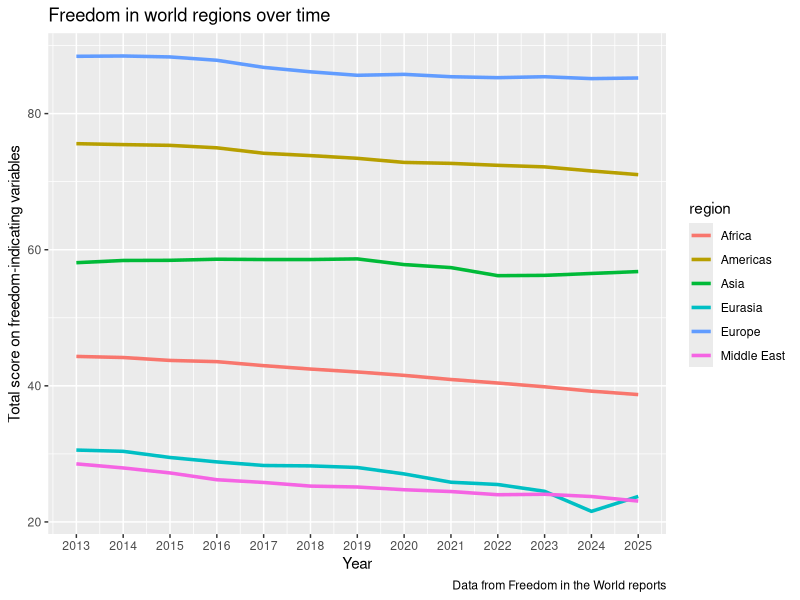
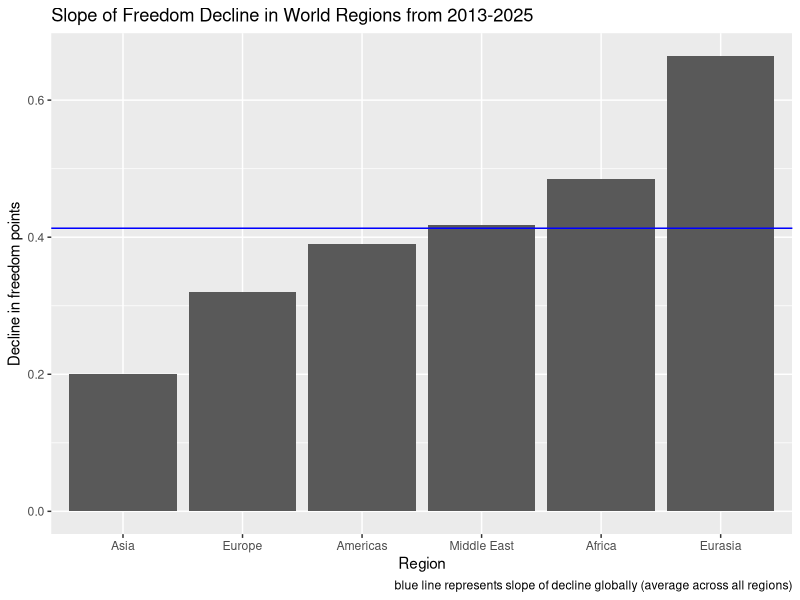

Here is the R script that generated these plots, in order:
## ---- chunk 1
library(tidyverse)
FIWdata <-read_csv("data/FIWdatacsv.csv")
head(FIWdata)
## ---- chunk 2
FIWdata <- FIWdata |>
  rename(
    country_territory = `Freedom in the World 2013-2025 Raw Data`,
    region = `...2`,
    ct = `...3`,
    edition = `...4`,
    status = `...5`,
    pr_rating = `...6`,
    cl_rating = `...7`,
    a1 = `...8`, a2 = `...9`, a3 = `...10`, a = `...11`,
    b1 = `...12`, b2 = `...13`, b3 = `...14`, b4 = `...15`, b = `...16`,
    c1 = `...17`, c2 = `...18`, c3 = `...19`, c = `...20`,
    add_q = `...21`, add_a = `...22`, pr = `...23`,
    d1 = `...24`, d2 = `...25`, d3 = `...26`, d4 = `...27`, d = `...28`,
    e1 = `...29`, e2 = `...30`, e3 = `...31`, e = `...32`,
    f1 = `...33`, f2 = `...34`, f3 = `...35`, f4 = `...36`, f = `...37`,
    g1 = `...38`, g2 = `...39`, g3 = `...40`, g4 = `...41`, g = `...42`,
    cl = `...43`, total = `...44`
    )
## ---- chunk 3
FIWdata <- FIWdata[-1, ]
## ---- chunk 4
region_time_plot <- FIWdata |>
  mutate(edition = as.numeric(edition), 
         total = as.numeric(total)) |>
  group_by(edition, region) |>
  summarize(mean_total = mean(total, na.rm = TRUE)) |>
  ggplot(aes(x = edition, y = mean_total, color = region)) +
  geom_line(linewidth = 1.2) +
  scale_x_continuous(breaks = seq(2013,2025, by = 1)) +
  labs(
    title = "Freedom in world regions over time",
    x = "Year",
    y = "Total score on freedom-indicating variables",
    caption = "Data from Freedom in the World reports"
  )
region_time_plot
## ---- chunk 5
FIW2 <- FIWdata |>
  mutate(edition = as.numeric(edition), 
         total = as.numeric(total)) |>
  group_by(edition, region) |>
  summarize(mean_total = mean(total))
## ---- chunk 6
global_model <- lm(mean_total ~ edition, data = FIW2)
global_model

global_tibble <- tibble(
  intercept = 886.0584,
  edition = -0.4131
)
knitr::kable(global_tibble)
## ---- chunk 7
regional_model <- lm(mean_total ~ region * edition, data = FIW2)

regional_tibble <- tibble(
  region = c("Eurasia", "Africa", "Middle East", "Americas", "Europe", "Asia"),
  slope = c(-0.66443, -0.48518, -0.41831, -0.39027, -0.31957, -0.20086)
)
knitr::kable(regional_tibble, digits = 3)
## ---- chunk 8
regional_tibble |>
  mutate(slope_positive = abs(slope)) |>
  ggplot(aes(x = reorder(region, slope_positive), y = slope_positive)) +
  geom_col() +
  labs(
    title = "Slope of Freedom Decline in World Regions from 2013-2025",
    x = "Region",
    y = "Decline in freedom points",
    caption = "blue line represents slope of decline globally (average across all regions)"
  ) +
  geom_hline(yintercept = 0.4131, color = "blue")
## ---- chunk 9
library(broom)
tidy(regional_model) |>
  select(term, p.value) |>
  filter(term %in% c("edition", "regionAmericas:edition", "regionAsia:edition", "regionEurasia:edition", "regionEurope:edition", "regionMiddle East:edition")) |>
  knitr::kable(digits = 3)
